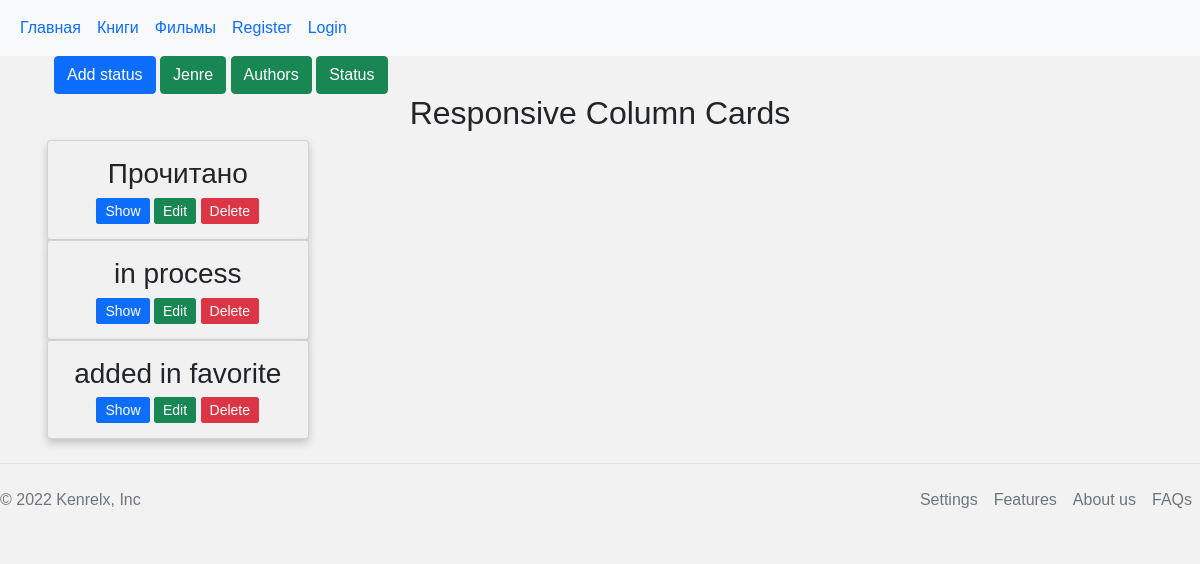
Page /status on the committed database.
### tables this page shows
CREATE TABLE status (
    id INTEGER PRIMARY KEY AUTOINCREMENT,
    name TEXT NOT NULL
);

### library/book.py (the view)
@bp.route('/status') # Функция для страницы статуса
def status():
    db = get_db()
    statuses = db.execute(
        'SELECT * '
        ' FROM status'
    ).fetchall()
    return render_template('book/status.html', statuses=statuses, title = 'Statuses',menus=menus)

### library/auth.py (called while the page is built)
@bp.before_app_request
def load_logged_in_user():
    user_id = session.get('user_id')
    if user_id is None:
        g.user = None
    else:
        g.user = get_db().execute(
            'SELECT * FROM users WHERE id = ?', (user_id,)
        ).fetchone()

### library/db.py (called while the page is built)
def get_db():
    if 'db' not in g:
        g.db = sqlite3.connect(
            current_app.config['DATABASE'],
            detect_types=sqlite3.PARSE_DECLTYPES
        )
        g.db.row_factory = sqlite3.Row
    return g.db

### library/templates/book/status.html (shortened to what this page needs)
{% extends 'base.html' %}
{% block style %} <link rel="stylesheet" href="/static/css/books.css"> {% endblock %}
{% block content %}
<div class="container">
    <div class="container" >
        <a href="/add_status"> <button  type="button" class="btn btn-primary">Add status</button></a>
        <a href="/jenre"> <button type="button" class="btn btn-primary btn-success" >Jenre</button></a>
        <a href="/authors"> <button type="button" class="btn btn-primary btn-success ">Authors</button></a>
          <a href="/status"> <button type="button" class="btn btn-primary btn-success ">Status</button></a>
</div>
<h2>Responsive Column Cards</h2>
<div class="row">
  <div class="column">
    {% for status in statuses %}
    <div class="card">
      <h3>{{ status['name'] }}</h3>
      <div>
      <a class="btn btn-primary btn-sm btn-books "  href="#" role="button">Show</a>
      <a class="   btn btn-primary btn-sm btn-success btn-books "   href="#" role="button">Edit</a>
      <a class="  btn btn-primary btn-sm btn-danger btn-books "  href="#" role="button">Delete</a>
      </div>
    </div>
    {%  endfor %}
  </div>
</div>
</div>
{% endblock %}

### library/static/css/style.css (style rules this page uses)
body { background-color: #f2f2f2; }

### library/static/css/books.css (style rules this page uses)
* { box-sizing: border-box; }
body { font-family: Arial, Helvetica, sans-serif; }
.column { float: left; width: 25%; padding: 0 10px; }
.row { margin: 0 -5px; }
.row:after { content: ""; display: table; clear: both; }
.card { box-shadow: 0 4px 8px 0 rgba(0, 0, 0, 0.2); padding: 16px; text-align: center; background-color: #f1f1f1; }
h2 { text-align: center; }
.btn-books { display: inline; width: fit-content; }

### rows in the picture
status: name "Прочитано"
status: name "in process"
status: name "added in favorite"

### other values in the picture
{{ menu['name'] }} "Главная" "Книги" "Фильмы"
